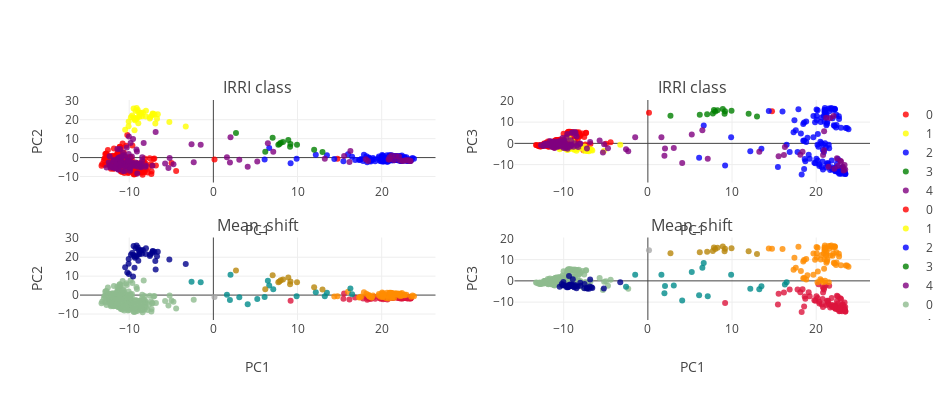

Here is the notebook cell this chart was saved with:
### Markdown cell above
### B. Global variation

#### i. PCA

Perform PCA across data set.

Perform Mean shift clustering to attempt to extract genetically coherent groups of accessions.

These can later be used for supervised analysis.

### Code cell
PCA_color_ref= ['darkseagreen','crimson', 'darkorange', 'darkblue', 'darkcyan',
            'darkgoldenrod', 'darkgray', 'darkgrey', 'darkgreen',
            'darkkhaki', 'darkmagenta', 'darkolivegreen', 'darkorange',
            'darkorchid', 'darkred', 'darksalmon', 'darkseagreen',
            'darkslateblue', 'darkslategray', 'darkslategrey',
            'darkturquoise', 'darkviolet', 'deeppink']

## Perform PCA
n_comp= 5
pca = PCA(n_components=n_comp, whiten=False,svd_solver='randomized')

feats= pca.fit_transform(gen_sample)

## perform MeanShift clustering.
bandwidth = estimate_bandwidth(feats, quantile=0.15)

ms = MeanShift(bandwidth=bandwidth, bin_seeding=False, cluster_all=True, min_bin_freq=15)
ms.fit(feats)
labels1 = ms.labels_
label_select = {y:[x for x in range(len(labels1)) if labels1[x] == y] for y in sorted(list(set(labels1)))}

###
from structure_tools.Tutorial_subplots import plot_global_classes


plot_global_classes(feats,
                    code_lib,
                    label_select,
                    color_groups,
                    PCA_color_ref,
                    title_I= 'IRRI class',
                    title_II= 'Mean_shift',height= 400, width= 950)

### Figure 1 — Plotly figure (JSON) as saved in the notebook; plotly's stock layout.template omitted (floating-point values rounded to 4 significant figures; data arrays with more than 128 entries replaced by an {"elided": "..."} marker saying what was removed)
{"data": [{"marker": {"color": "red", "line": {"width": 0}, "opacity": 0.8, "size": 6, "symbol": "circle"}, "mode": "markers", "name": "0", "type": "scatter", "uid": "c8785030-d4bf-4bd0-9f40-b7e9fcc08e01", "x": {"elided": "191 float values"}, "xaxis": "x", "y": {"elided": "191 float values"}, "yaxis": "y"}, {"marker": {"color": "yellow", "line": {"width": 0}, "opacity": 0.8, "size": 6, "symbol": "circle"}, "mode": "markers", "name": "1", "type": "scatter", "uid": "4f11b0b4-3b5e-438d-8f0d-78574ad97163", "x": [-10.07, -9.141, -7.208, -9.494, -7.27, -6.898, -9.318, -8.886, -8.578, -9.794, -3.28, -7.2, -9.245, -8.477, -10.48, -9.366, -8.756, -10.06, -9.368, -9.12, -8.008, -6.696, -9.644, -8.977, -7.52, -8.776, -8.918, -9.473, -8.651, -9.062, -7.54, -6.601, -5.228, -6.995, -8.376, -8.031], "xaxis": "x", "y": [16.6, 20.36, 23.06, 21.19, 22.27, 18.02, 19.69, 23.95, 23.59, 21.33, 16.41, 23.3, 24.79, 21.85, 14.69, 20.33, 22.5, 19.07, 14.4, 26.26, 24.77, 20.51, 22.24, 25.14, 21.38, 21.55, 18.19, 25.87, 23.61, 20.98, 20.62, 22.86, 18.74, 22.9, 23.78, 21.65], "yaxis": "y"}, {"marker": {"color": "blue", "line": {"width": 0}, "opacity": 0.8, "size": 6, "symbol": "circle"}, "mode": "markers", "name": "2", "type": "scatter", "uid": "a8ea5140-daa1-4ab9-89f3-dd7f4bc272a8", "x": {"elided": "130 float values"}, "xaxis": "x", "y": {"elided": "130 float values"}, "yaxis": "y"}, {"marker": {"color": "green", "line": {"width": 0}, "opacity": 0.8, "size": 6, "symbol": "circle"}, "mode": "markers", "name": "3", "type": "scatter", "uid": "9608aa1a-a7fb-4437-a6e5-29d51a5dea3b", "x": [6.168, 9.115, 7.851, 8.902, 11.97, 7.718, 8.004, 8.277, 2.686, 7.043, 12.97, 9.164, 9.939], "xaxis": "x", "y": [3.055, 5.75, 7.196, 9.285, 4.156, 6.783, 7.861, 8.182, 12.99, 10.47, 2.909, 7.122, 6.758], "yaxis": "y"}, {"marker": {"color": "purple", "line": {"width": 0}, "opacity": 0.8, "size": 6, "symbol": "circle"}, "mode": "markers", "name": "4", "type": "scatter", "uid": "60f1c2b2-4525-4ec8-8b14-6673c48a5699", "x": {"elided": "130 float values"}, "xaxis": "x", "y": {"elided": "130 float values"}, "yaxis": "y"}, {"marker": {"color": "red", "line": {"width": 0}, "opacity": 0.8, "size": 6, "symbol": "circle"}, "mode": "markers", "name": "0", "type": "scatter", "uid": "23325825-c0d9-4941-9f3d-ce7cc7184ced", "x": {"elided": "191 float values"}, "xaxis": "x2", "y": {"elided": "191 float values"}, "yaxis": "y2"}, {"marker": {"color": "yellow", "line": {"width": 0}, "opacity": 0.8, "size": 6, "symbol": "circle"}, "mode": "markers", "name": "1", "type": "scatter", "uid": "62fa6e5f-002d-416f-a178-f51e115df65e", "x": [-10.07, -9.141, -7.208, -9.494, -7.27, -6.898, -9.318, -8.886, -8.578, -9.794, -3.28, -7.2, -9.245, -8.477, -10.48, -9.366, -8.756, -10.06, -9.368, -9.12, -8.008, -6.696, -9.644, -8.977, -7.52, -8.776, -8.918, -9.473, -8.651, -9.062, -7.54, -6.601, -5.228, -6.995, -8.376, -8.031], "xaxis": "x2", "y": [-2.075, -2.213, -3.332, -3.047, -3.515, -2.627, -2.49, -2.171, -2.519, -2.202, -0.7007, -3.619, -1.724, -3.465, -2.726, -1.983, -3.049, -2.073, 2.268, -2.379, -2.284, -3.037, -2.992, -2.113, -1.436, -2.711, 0.7334, -2.908, -1.955, -1.753, -3.425, -3.388, -3.637, -3.755, -2.683, -0.8683], "yaxis": "y2"}, {"marker": {"color": "blue", "line": {"width": 0}, "opacity": 0.8, "size": 6, "symbol": "circle"}, "mode": "markers", "name": "2", "type": "scatter", "uid": "09c1b95d-b489-4364-8194-961f951f4fbd", "x": {"elided": "130 float values"}, "xaxis": "x2", "y": {"elided": "130 float values"}, "yaxis": "y2"}, {"marker": {"color": "green", "line": {"width": 0}, "opacity": 0.8, "size": 6, "symbol": "circle"}, "mode": "markers", "name": "3", "type": "scatter", "uid": "f2e019ee-d6e1-4ced-bcaa-135e0c497790", "x": [6.168, 9.115, 7.851, 8.902, 11.97, 7.718, 8.004, 8.277, 2.686, 7.043, 12.97, 9.164, 9.939], "xaxis": "x2", "y": [13.45, 13.97, 15.69, 16.2, 13.99, 14.08, 15.01, 15.53, 13.02, 13.73, 12.61, 15.11, 15.31], "yaxis": "y2"}, {"marker": {"color": "purple", "line": {"width": 0}, "opacity": 0.8, "size": 6, "symbol": "circle"}, "mode": "markers", "name": "4", "type": "scatter", "uid": "2ace5441-d7fe-4bae-9abf-1fe0afa78c76", "x": {"elided": "130 float values"}, "xaxis": "x2", "y": {"elided": "130 float values"}, "yaxis": "y2"}, {"marker": {"color": "darkseagreen", "line": {"width": 0}, "opacity": 0.8, "size": 6, "symbol": "circle"}, "mode": "markers", "name": "0", "type": "scatter", "uid": "66a2633f-1198-48c5-b4cc-c251ea557a80", "x": {"elided": "283 float values"}, "xaxis": "x3", "y": {"elided": "283 float values"}, "yaxis": "y3"}, {"marker": {"color": "crimson", "line": {"width": 0}, "opacity": 0.8, "size": 6, "symbol": "circle"}, "mode": "markers", "name": "1", "type": "scatter", "uid": "10aa41b7-a19f-4b65-a0ff-03637f58ec5d", "x": [23.16, 20.76, 16.85, 20.37, 20.66, 15.53, 18.56, 22.74, 22.24, 22.58, 19.11, 22.29, 22.29, 22.3, 21.66, 20.79, 21.19, 23.06, 21.83, 22.68, 20.8, 22.29, 20.82, 23.25, 20.26, 22.27, 23.28, 21.15, 23.2, 22.56, 23.46, 23.36, 23.37, 20.93, 22.57, 22.95, 22.15, 21.46, 22.46, 21.84, 21.54, 22.85, 23.3, 22.46, 21.36, 21.84, 15.45, 18.38, 18.11, 21.42, 9.177, 22.85, 21.91, 20.02, 23.45, 22.18, 22.59, 22.24, 20.92, 16.17, 20.34, 18.63, 19.9, 20.17, 19.78, 18.71, 22.96, 23.12, 17.79, 19.23, 22.13, 23.46, 21.28, 22.8, 23.44, 18.27, 22.19], "xaxis": "x3", "y": [-1.511, -1.762, -1.238, -1.809, -2.349, 0.903, -1.712, -1.449, -0.6592, -1.345, -0.9369, -1.764, -1.593, -1.662, -1.031, -0.4425, -1.429, -1.608, -0.917, -1.556, -1.054, -1.594, -1.052, -1.454, -1.689, -1.227, -1.723, -0.9237, -0.8233, -1.71, -1.486, -1.583, -1.768, -1.048, -0.8745, -1.599, -1.481, -1.427, -0.6831, -1.305, -0.9278, -1.359, -1.27, -1.793, -1.32, -1.317, -1.986, -1.752, -0.8432, -0.7751, -3.038, -1.212, -1.445, -1.656, -1.828, -1.379, -1.428, -1.297, -0.916, -2.34, -1.824, -1.67, -1.872, -2.174, -1.663, -2.024, -1.727, -1.742, -1.857, -1.975, -1.703, -1.111, -1.422, -1.151, -1.531, -2.468, -0.8112], "yaxis": "y3"}, {"marker": {"color": "darkorange", "line": {"width": 0}, "opacity": 0.8, "size": 6, "symbol": "circle"}, "mode": "markers", "name": "2", "type": "scatter", "uid": "035e34f5-f378-458c-85e1-e40c1da408f6", "x": [22.22, 21.49, 20.04, 18.96, 21.03, 22.04, 17.89, 22.36, 14.37, 20.97, 21.95, 20.94, 21.05, 16.0, 20.91, 20.63, 21.08, 19.67, 22.16, 21.18, 22.21, 21.24, 22.72, 22.69, 21.68, 20.61, 22.06, 19.66, 18.56, 20.07, 20.54, 18.46, 22.94, 18.18, 20.05, 17.58, 18.81, 20.49, 18.46, 21.0, 21.56, 21.0, 20.99, 20.19, 21.81, 17.41, 18.81, 20.85, 21.07, 21.69, 22.4, 19.86, 18.57, 17.31, 14.75, 21.21, 22.18, 20.16, 23.51, 21.49, 20.17, 21.32, 23.83, 23.66, 21.21, 21.28, 22.42, 22.09], "xaxis": "x3", "y": [0.6044, 0.7597, 0.657, -0.2506, 0.7536, 0.4083, 1.536, -0.2623, -0.6856, 1.033, 0.8682, 0.1176, -0.1506, 1.718, 1.215, 1.224, 0.5018, 0.6304, 0.6013, 1.13, 0.6107, 1.133, -0.05867, 0.2479, 0.8126, -0.1048, 0.5984, -0.2494, -0.7621, -0.8556, -0.128, -0.28, 0.1174, 0.6551, 1.325, -0.6946, -1.307, -1.592, 0.1052, 0.6577, 0.6724, 0.5618, -0.9386, -0.2203, 0.4759, -1.132, -1.163, -1.748, 1.185, 0.8258, 1.119, -0.9002, -0.7821, -1.231, -0.5492, 0.4518, -0.5382, -1.049, -0.8422, -1.406, 1.036, -0.8745, -0.5877, -0.2731, -1.119, -1.461, -0.1808, -0.1237], "yaxis": "y3"}, {"marker": {"color": "darkblue", "line": {"width": 0}, "opacity": 0.8, "size": 6, "symbol": "circle"}, "mode": "markers", "name": "3", "type": "scatter", "uid": "3329da50-02bd-4b97-8aa9-f72322c9c175", "x": [-10.07, -9.141, -7.208, -9.494, -10.04, -7.27, -6.898, -9.541, -9.318, -8.886, -8.578, -9.794, -3.28, -7.2, -9.245, -6.856, -8.477, -10.48, -9.366, -8.756, -10.06, -9.368, -9.12, -8.008, -6.696, -9.644, -8.977, -7.52, -8.776, -8.918, -9.473, -8.651, -9.062, -7.54, -6.601, -5.228, -10.23, -6.995, -8.376, -8.031], "xaxis": "x3", "y": [16.6, 20.36, 23.06, 21.19, 11.11, 22.27, 18.02, 9.879, 19.69, 23.95, 23.59, 21.33, 16.41, 23.3, 24.79, 13.58, 21.85, 14.69, 20.33, 22.5, 19.07, 14.4, 26.26, 24.77, 20.51, 22.24, 25.14, 21.38, 21.55, 18.19, 25.87, 23.61, 20.98, 20.62, 22.86, 18.74, 11.91, 22.9, 23.78, 21.65], "yaxis": "y3"}, {"marker": {"color": "darkcyan", "line": {"width": 0}, "opacity": 0.8, "size": 6, "symbol": "circle"}, "mode": "markers", "name": "4", "type": "scatter", "uid": "352ff2b9-16fa-461a-bb65-4efd9f949581", "x": [1.969, 13.24, 6.089, 7.115, 3.08, 4.079, 6.637, 9.893, 16.28, 2.037, 12.17, 13.49, 6.476, 5.217, -2.592, 1.611, -1.506, 16.49], "xaxis": "x3", "y": [-2.658, -0.6675, -0.977, 3.118, -1.185, -4.847, 5.087, -0.6728, 3.444, 10.75, 1.493, 1.282, 7.627, -2.004, 6.981, 0.1517, 6.787, 0.3854], "yaxis": "y3"}, {"marker": {"color": "darkgoldenrod", "line": {"width": 0}, "opacity": 0.8, "size": 6, "symbol": "circle"}, "mode": "markers", "name": "5", "type": "scatter", "uid": "0b4ea09e-d49b-468f-903b-32d35053c249", "x": [6.168, 9.115, 7.851, 8.902, 11.97, 7.718, 8.004, 8.277, 2.686, 7.043, 12.97, 9.164, 9.939], "xaxis": "x3", "y": [3.055, 5.75, 7.196, 9.285, 4.156, 6.783, 7.861, 8.182, 12.99, 10.47, 2.909, 7.122, 6.758], "yaxis": "y3"}, {"marker": {"color": "darkgray", "line": {"width": 0}, "opacity": 0.8, "size": 6, "symbol": "circle"}, "mode": "markers", "name": "6", "type": "scatter", "uid": "a9f6076e-feca-4d6e-9566-ee9c144034a3", "x": [0.1341], "xaxis": "x3", "y": [-1.043], "yaxis": "y3"}, {"marker": {"color": "darkseagreen", "line": {"width": 0}, "opacity": 0.8, "size": 6, "symbol": "circle"}, "mode": "markers", "name": "0", "type": "scatter", "uid": "fc6e11e9-857d-4e56-afcf-b29bfb55792c", "x": {"elided": "283 float values"}, "xaxis": "x4", "y": {"elided": "283 float values"}, "yaxis": "y4"}, {"marker": {"color": "crimson", "line": {"width": 0}, "opacity": 0.8, "size": 6, "symbol": "circle"}, "mode": "markers", "name": "1", "type": "scatter", "uid": "abadf32e-a8a6-4179-82c4-43967e225657", "x": [23.16, 20.76, 16.85, 20.37, 20.66, 15.53, 18.56, 22.74, 22.24, 22.58, 19.11, 22.29, 22.29, 22.3, 21.66, 20.79, 21.19, 23.06, 21.83, 22.68, 20.8, 22.29, 20.82, 23.25, 20.26, 22.27, 23.28, 21.15, 23.2, 22.56, 23.46, 23.36, 23.37, 20.93, 22.57, 22.95, 22.15, 21.46, 22.46, 21.84, 21.54, 22.85, 23.3, 22.46, 21.36, 21.84, 15.45, 18.38, 18.11, 21.42, 9.177, 22.85, 21.91, 20.02, 23.45, 22.18, 22.59, 22.24, 20.92, 16.17, 20.34, 18.63, 19.9, 20.17, 19.78, 18.71, 22.96, 23.12, 17.79, 19.23, 22.13, 23.46, 21.28, 22.8, 23.44, 18.27, 22.19], "xaxis": "x4", "y": [-10.95, -8.58, -4.095, -10.59, -11.08, -6.113, -12.01, -14.27, -12.06, -13.52, -5.368, -12.3, -11.43, -12.38, -12.47, -3.058, -11.37, -14.35, -11.19, -12.39, -12.34, -13.01, -5.495, -12.72, -1.54, -13.13, -13.3, -1.957, -13.04, -10.62, -14.42, -13.43, -10.19, -3.25, -7.383, -8.496, -11.96, -11.03, -9.627, -8.116, -2.29, -8.139, -12.4, -6.968, -10.18, -11.78, -11.14, -3.928, -5.365, -9.309, -10.44, -14.22, -12.16, -7.243, -12.29, -11.99, -13.35, -12.48, -4.091, -5.501, -9.768, -7.366, -9.39, -8.042, -9.141, -8.383, -11.52, -11.26, -4.026, -7.212, -12.25, -14.41, -9.407, -13.26, -13.99, -14.7, -11.95], "yaxis": "y4"}, {"marker": {"color": "darkorange", "line": {"width": 0}, "opacity": 0.8, "size": 6, "symbol": "circle"}, "mode": "markers", "name": "2", "type": "scatter", "uid": "2bfc3352-4f7b-46af-ac86-280f0f4ea4e0", "x": [22.22, 21.49, 20.04, 18.96, 21.03, 22.04, 17.89, 22.36, 14.37, 20.97, 21.95, 20.94, 21.05, 16.0, 20.91, 20.63, 21.08, 19.67, 22.16, 21.18, 22.21, 21.24, 22.72, 22.69, 21.68, 20.61, 22.06, 19.66, 18.56, 20.07, 20.54, 18.46, 22.94, 18.18, 20.05, 17.58, 18.81, 20.49, 18.46, 21.0, 21.56, 21.0, 20.99, 20.19, 21.81, 17.41, 18.81, 20.85, 21.07, 21.69, 22.4, 19.86, 18.57, 17.31, 14.75, 21.21, 22.18, 20.16, 23.51, 21.49, 20.17, 21.32, 23.83, 23.66, 21.21, 21.28, 22.42, 22.09], "xaxis": "x4", "y": [16.03, 16.42, 15.96, 2.634, 16.69, 15.64, 16.05, 7.51, 15.18, 15.66, 11.76, 5.711, 0.1131, 14.99, 12.86, 12.16, 15.68, 12.88, 16.25, 12.06, 16.01, 12.66, 11.44, 12.77, 11.95, 0.06889, 12.89, 2.837, 9.813, 10.96, 10.09, 9.071, 7.377, 4.672, 13.03, 6.142, 0.6505, 0.7171, 1.183, 14.7, 15.07, 14.44, 10.16, 4.411, 16.67, 10.83, 10.34, -0.6551, 14.9, 16.26, 13.41, 9.987, 1.358, 5.25, 15.11, 13.85, 8.129, -0.6984, 7.17, -0.6447, 15.6, 10.08, 6.605, 7.24, 8.467, 9.211, 8.609, 8.547], "yaxis": "y4"}, {"marker": {"color": "darkblue", "line": {"width": 0}, "opacity": 0.8, "size": 6, "symbol": "circle"}, "mode": "markers", "name": "3", "type": "scatter", "uid": "61970364-a06a-4f35-bc07-36984d1a13ec", "x": [-10.07, -9.141, -7.208, -9.494, -10.04, -7.27, -6.898, -9.541, -9.318, -8.886, -8.578, -9.794, -3.28, -7.2, -9.245, -6.856, -8.477, -10.48, -9.366, -8.756, -10.06, -9.368, -9.12, -8.008, -6.696, -9.644, -8.977, -7.52, -8.776, -8.918, -9.473, -8.651, -9.062, -7.54, -6.601, -5.228, -10.23, -6.995, -8.376, -8.031], "xaxis": "x4", "y": [-2.075, -2.213, -3.332, -3.047, -0.4813, -3.515, -2.627, -2.505, -2.49, -2.171, -2.519, -2.202, -0.7007, -3.619, -1.724, 0.6095, -3.465, -2.726, -1.983, -3.049, -2.073, 2.268, -2.379, -2.284, -3.037, -2.992, -2.113, -1.436, -2.711, 0.7334, -2.908, -1.955, -1.753, -3.425, -3.388, -3.637, -1.526, -3.755, -2.683, -0.8683], "yaxis": "y4"}, {"marker": {"color": "darkcyan", "line": {"width": 0}, "opacity": 0.8, "size": 6, "symbol": "circle"}, "mode": "markers", "name": "4", "type": "scatter", "uid": "891d6aa0-1704-4dda-a616-ee9b90b76372", "x": [1.969, 13.24, 6.089, 7.115, 3.08, 4.079, 6.637, 9.893, 16.28, 2.037, 12.17, 13.49, 6.476, 5.217, -2.592, 1.611, -1.506, 16.49], "xaxis": "x4", "y": [-5.881, -3.954, -6.798, -7.261, -2.139, -9.235, 8.411, 2.852, -1.761, -2.441, -3.693, -2.59, 6.169, 4.168, -2.805, 2.898, 2.834, -0.6048], "yaxis": "y4"}, {"marker": {"color": "darkgoldenrod", "line": {"width": 0}, "opacity": 0.8, "size": 6, "symbol": "circle"}, "mode": "markers", "name": "5", "type": "scatter", "uid": "255052bc-b1c5-481e-98b4-e7629a4ca521", "x": [6.168, 9.115, 7.851, 8.902, 11.97, 7.718, 8.004, 8.277, 2.686, 7.043, 12.97, 9.164, 9.939], "xaxis": "x4", "y": [13.45, 13.97, 15.69, 16.2, 13.99, 14.08, 15.01, 15.53, 13.02, 13.73, 12.61, 15.11, 15.31], "yaxis": "y4"}, {"marker": {"color": "darkgray", "line": {"width": 0}, "opacity": 0.8, "size": 6, "symbol": "circle"}, "mode": "markers", "name": "6", "type": "scatter", "uid": "2e9a9f9d-5e44-4aad-a7c0-4014832b1344", "x": [0.1341], "xaxis": "x4", "y": [14.39], "yaxis": "y4"}], "layout": {"annotations": [{"font": {"size": 16}, "showarrow": false, "text": "IRRI class", "x": 0.225, "xanchor": "center", "xref": "paper", "y": 1, "yanchor": "bottom", "yref": "paper"}, {"font": {"size": 16}, "showarrow": false, "text": "IRRI class", "x": 0.775, "xanchor": "center", "xref": "paper", "y": 1, "yanchor": "bottom", "yref": "paper"}, {"font": {"size": 16}, "showarrow": false, "text": "Mean_shift", "x": 0.225, "xanchor": "center", "xref": "paper", "y": 0.375, "yanchor": "bottom", "yref": "paper"}, {"font": {"size": 16}, "showarrow": false, "text": "Mean_shift", "x": 0.775, "xanchor": "center", "xref": "paper", "y": 0.375, "yanchor": "bottom", "yref": "paper"}], "height": 400, "width": 950, "xaxis": {"anchor": "y", "domain": [0, 0.45], "title": "PC1"}, "xaxis2": {"anchor": "y2", "domain": [0.55, 1], "title": "PC1"}, "xaxis3": {"anchor": "y3", "domain": [0, 0.45], "title": "PC1"}, "xaxis4": {"anchor": "y4", "domain": [0.55, 1], "title": "PC1"}, "yaxis": {"anchor": "x", "domain": [0.625, 1], "title": "PC2"}, "yaxis2": {"anchor": "x2", "domain": [0.625, 1], "title": "PC3"}, "yaxis3": {"anchor": "x3", "domain": [0, 0.375], "title": "PC2"}, "yaxis4": {"anchor": "x4", "domain": [0, 0.375], "title": "PC3"}}}
